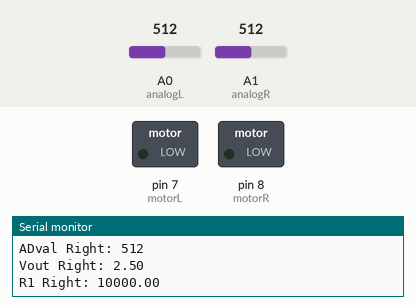
The sketch below on a simulated Arduino Uno, built with avr-gcc and run on an emulated ATmega328P. Parts: switched loads named in the sketch (green lamp = pin HIGH), the last lines printed to the serial monitor. Dashed ring = blinking. The test bench sets the inputs (shaded band); at power-on: A0 (analogL) = 512, A1 (analogR) = 512.

Above: at 1.2 s.
1.3 s: A0 (analogL) set to 795
4.3 s: A0 (analogL) set to 819
At 4.84 s:
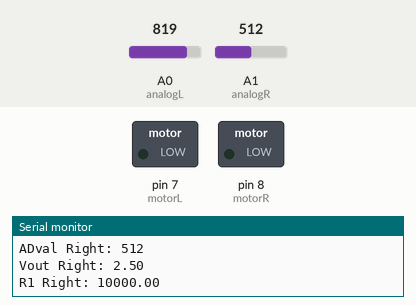
7.3 s: A1 (analogR) set to 793
10.3 s: A1 (analogR) set to 820
At 10.85 s:
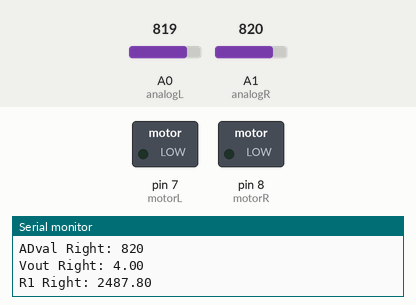
13.3 s: A0 (analogL) set to 716
At 13.65 s:
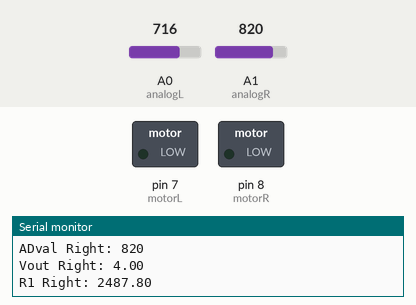
16.3 s: A0 (analogL) set to 900
At 16.85 s:
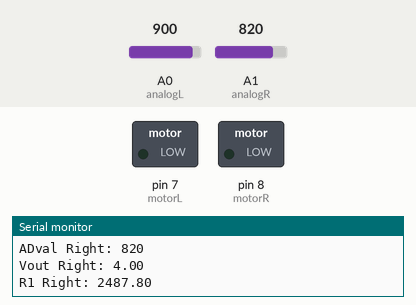
Timing chart, 0 to 20.3 s (numbered marks = the images above; inputs shaded):
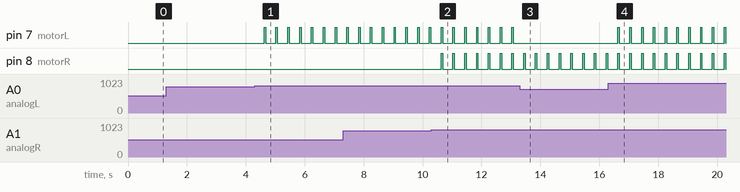

The sketch:

line_follower.ino
```cpp
//Motors
int motorR = 8;
int motorL = 7;
//Analog Pins
int analogR = 1;
int analogL = 0;
//ADvalReaders
int ADvalL = 0; // A/D value
int ADvalR = 1; // A/D value
//Voltage into the car
int Vin = 5; // reference voltage
//Voltage out from left and right motor
float VoutL = 0;
float VoutR = 0;
//Resistor used for ground in photoresistor
float R2 = 10000;
//Photoresistor Resistances
float R1L = 0;
float R1R = 0;
//Left and right temp Buffers
float bufferL = 0;
float bufferR = 0;
// setup function
void setup()
{
Serial.begin(9600);
  pinMode(motorR, OUTPUT);
  pinMode(motorL, OUTPUT);
  pinMode(analogR, INPUT);
  pinMode(analogL,INPUT);
}
// infinite loop function
void loop()
{
  //See values for left and right wheel
ADvalL = analogRead(analogL);
ADvalR = analogRead(analogR);

if(ADvalL && ADvalR)//Once both can read start doing calculations
{
//Left Side
Serial.print("ADval Left: ");
Serial.println(ADvalL);
bufferL = ADvalL * Vin;//Left Buffer
VoutL = (bufferL)/1024.0; // 10 bit AD conversion to get Vmeasured
bufferL = VoutL/5;//Reverse Voltage Expression Divide Vout by 5V
bufferL = bufferL/R2;//Storing temp data to solve for R1(Ohms on left side)
bufferL = 1.0/bufferL;
R1L = bufferL - R2;
Serial.print("Vout Left: ");
Serial.println(VoutL);
Serial.print("R1 Left: ");
Serial.println(R1L);
Serial.println("\n");
//Right Side
Serial.print("ADval Right: "); //print AD value
Serial.println(ADvalR);
bufferR = ADvalR * Vin;
VoutR = (bufferR)/1024.0; // 10 bit AD conversion to get Vmeasured
bufferR = VoutR/5;//Reverse Voltage Expression Divide Vout by 5V
bufferR = bufferR/R2;//Storing temp data to solve for R1(Ohms on left side)
bufferR = 1.0/bufferR;
R1R = bufferR - R2;
Serial.print("Vout Right: ");
Serial.println(VoutR);
Serial.print("R1 Right: ");
Serial.println(R1R);
Serial.println("\n");
}
//Move forward and turn both motors on if both sensors see light
if(R1L < 2700 && R1R < 2700){
  digitalWrite(motorL, HIGH);
  digitalWrite(motorR, HIGH);
  delay(50);
  digitalWrite(motorL, LOW);
  digitalWrite(motorR, LOW);
}
//Turn Left
else if(R1L < 2700){
  digitalWrite(motorL, HIGH);
  delay(50);
  digitalWrite(motorL, LOW);
}
//Turn Right
else if(R1R < 2700){
  digitalWrite(motorR, HIGH);
  delay(50);
  digitalWrite(motorR, LOW);
}
delay(300);//delay to let get clear readings
}
```

Measured:
- the behaviour switches between 806 and 807 on A0 (analogL) (found by bisection; images 0 and 1)
- the behaviour switches between 806 and 807 on A1 (analogR) (found by bisection; images 1 and 2)
- after the input at 4.3 s, pin 7 (motorL): alternates HIGH for 0.05 s and LOW for 0.35 s, starting after 0.32 s
- after the input at 10.3 s, pin 8 (motorR): alternates HIGH for 0.05 s and LOW for 0.35 s, starting after 0.33 s
- after the input at 13.3 s, pin 7 (motorL): stops changing and stays LOW
- after the input at 16.3 s, pin 7 (motorL): alternates HIGH for 0.05 s and LOW for 0.35 s, starting after 0.33 s
